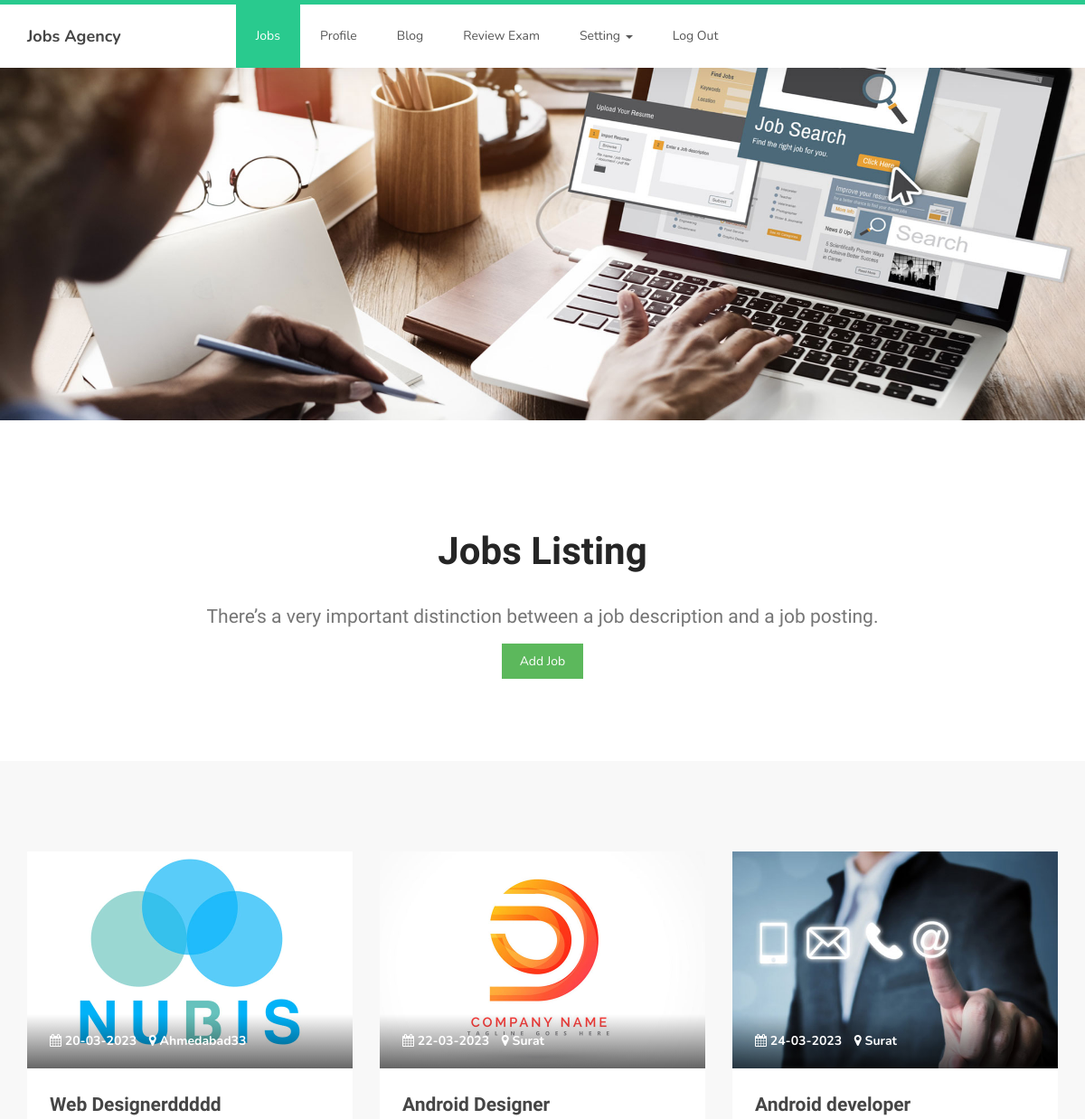
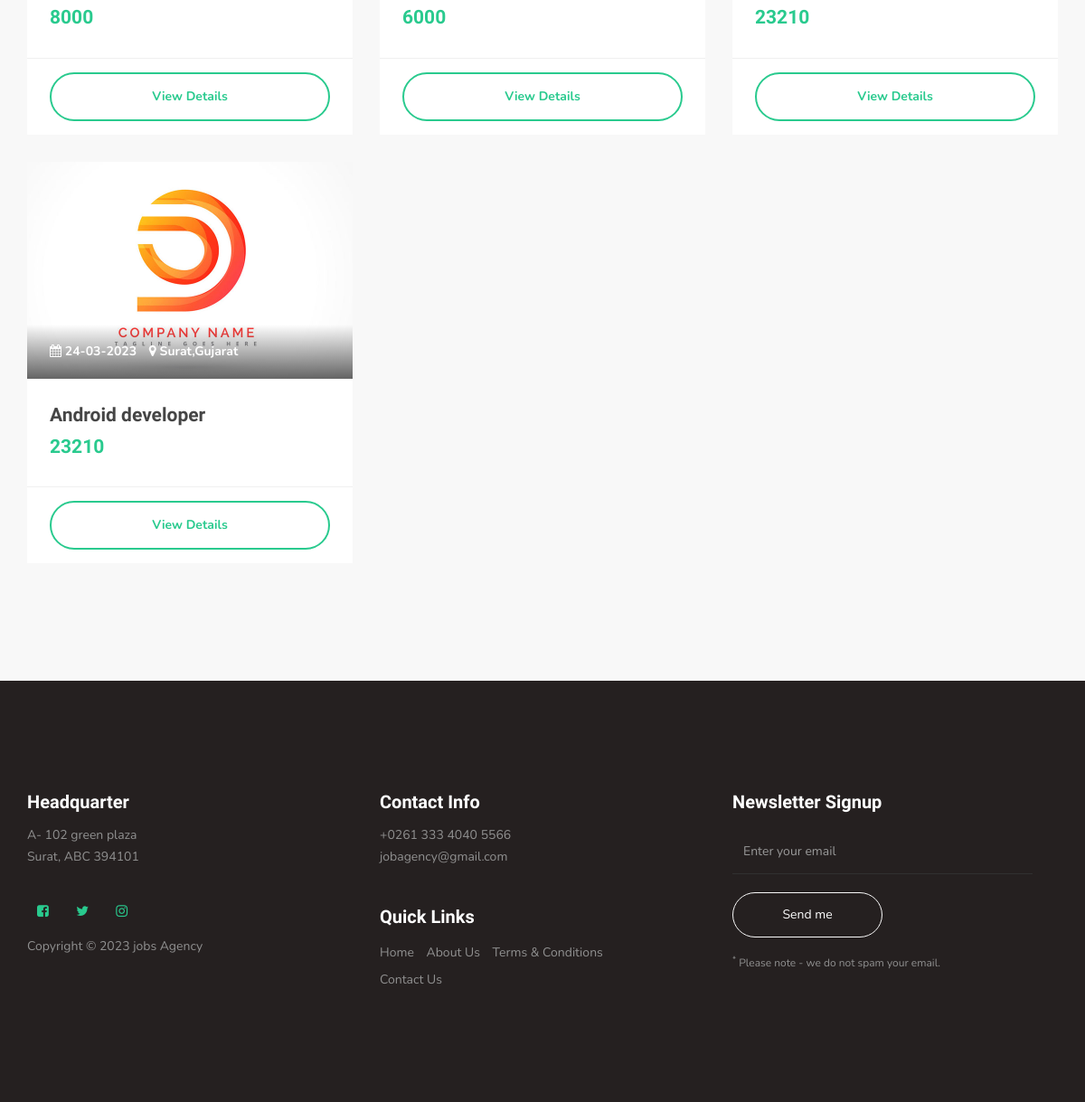
Page /employer/home.php (signed in) on the committed database (2 pictures, top to bottom).
### tables this page shows
CREATE TABLE `jobs` (
  `id` int(11) NOT NULL,
  `company_name` varchar(255) NOT NULL,
  `company_photo` varchar(255) NOT NULL,
  `position` varchar(255) NOT NULL,
  `location` varchar(255) NOT NULL,
  `job_post` varchar(255) NOT NULL,
  `skills` varchar(255) NOT NULL,
  `descriprition` text NOT NULL,
  `time` varchar(255) NOT NULL,
  `salary` varchar(255) NOT NULL,
  `employer_id` int(11) NOT NULL,
  `step` int(11) NOT NULL,
  `at_create` date NOT NULL
);

### employer/home.php (the view, shortened to what this page needs)
<?php
include 'config.php';
?>
<!DOCTYPE html>
<html lang="en">
<head>
     <link rel="stylesheet" href="./css/bootstrap.min.css">
     <link rel="stylesheet" href="./css/font-awesome.min.css">
     <link rel="stylesheet" href="./css/owl.carousel.css">
     <link rel="stylesheet" href="./css/owl.theme.default.min.css">
     <link rel="stylesheet" href="./css/style.css">
</head>
<body id="top" data-spy="scroll" data-target=".navbar-collapse" data-offset="50">
     <section class="navbar custom-navbar navbar-fixed-top" role="navigation">
          <div class="container">
               <div class="navbar-header">
                    <a href="#" class="navbar-brand">Jobs Agency</a>
               </div>
               <div class="collapse navbar-collapse">
                    <ul class="nav navbar-nav navbar-nav-first">
                         <li class="active"><a href="home.php">Jobs</a></li>
                         <li><a href="profile.php">Profile</a></li>
                         <li><a href="blog-posts.php">Blog</a></li>
                         <li><a href="review_exam.php">Review Exam</a></li>
                         <li class="dropdown">
                              <a href="#" class="dropdown-toggle" data-toggle="dropdown" role="button" aria-haspopup="true" aria-expanded="false">Setting <span class="caret"></span></a>
                         </li>
                         <li><a href="logout.php" >Log Out</a></li>
                    </ul>
               </div>
          </div>
     </section>
     <div>
          <img src="../images/slider-image-3-1920x700.jpg" alt="" height="395px" width="100%">
     </div>
     <section>
          <div class="container">
               <div class="text-center">
                    <h1>Jobs Listing</h1>
                    <br>
                    <p class="lead">There’s a very important distinction between a job description and a job posting.</p>
                    <a class="btn1 btn-success"  href="pricing.php" style=" padding: 1rem 2rem;">Add Job</a>
               </div>
          </div>
     </section>
     <section class="section-background">
          <div class="container">
               <div class="row">
                    <div class="col-lg-12 col-xs-12">
                         <div class="row">
                              <?php
								$str="select * from `jobs` where employer_id=".$_SESSION['employerid'];
								$result = mysqli_query($con,$str);
								while($r = mysqli_fetch_array($result)){
                                             $b = $r['company_photo'];
                                             $d = $r['location'];
                                             $e = $r['job_post'];
                                             $h = $r['salary'];
                                             $j = $r['at_create'];
?>
                              <div class="col-lg-4 col-md-4 col-sm-6">
                                   <div class="courses-thumb courses-thumb-secondary">
                                        <div class="courses-top">
                                             <div class="courses-image">
                                                  <img src="../<?php echo $b ?>" class="img-responsive" alt="">
                                             </div>
                                             <div class="courses-date">
                                                  <span title="Posted on"><i class="fa fa-calendar"></i> <?php echo date("d-m-Y",strtotime($j));?></span>
                                                  <span title="Location"><i class="fa fa-map-marker"></i> <?php echo $d?></span>
                                             </div>
                                        </div>
                                        <div class="courses-detail">
                                             <h3><?php echo $e?></h3>
                                             <p class="lead"><strong><?php echo $h?></strong></p>
                                        </div>
                                        <div class="courses-info">
                                             <form action="job-details.php" method="post">
                                                  <input type="submit" class="section-btn btn btn-primary btn-block" value="View Details" name="submitjb">
                                             </form>
                                        </div>
                                   </div>
                              </div>
<?php
							}
                              ?>
                         </div>
                    </div>
               </div>
          </div>
     </section>
     <footer id="footer">
          <div class="container">
               <div class="row">
                    <div class="col-md-4 col-sm-6">
                         <div class="footer-info">
                              <div class="section-title">
                                   <h2>Headquarter</h2>
                              </div>
                              <address>
                                   <p>A- 102 green plaza <br>Surat, ABC 394101</p>
                              </address>
                              <ul class="social-icon">
                                   <li><a href="https://www.facebook.com/yogi.suhagiya.5/" class="fa fa-facebook-square" attr="facebook icon" target="blank"></a></li>
                                   <li><a href="https://twitter.com/yogi_suhagiya21" class="fa fa-twitter"  target="blank"></a></li>
                                   <li><a href="https://www.instagram.com/___itsigoy___/" class="fa fa-instagram"  target="blank"></a></li>
                              </ul>
                              <div class="copyright-text">
                                   <p>Copyright &copy; 2023 jobs Agency</p>
                              </div>
                         </div>
                    </div>
                    <div class="col-md-4 col-sm-6">
                         <div class="footer-info">
                              <div class="section-title">
                                   <h2>Contact Info</h2>
                              </div>
                              <address>
                                   <p>+0261 333 4040 5566</p>
                                   <p><a href="mailto:contact@company.com">jobagency@gmail.com</a></p>
                              </address>
                              <div class="footer_menu">
                                   <h2>Quick Links</h2>
                                   <ul>
                                        <li><a href="index.html">Home</a></li>
                                        <li><a href="about-us.html">About Us</a></li>
                                        <li><a href="terms.html">Terms & Conditions</a></li>
                                        <li><a href="contact.html">Contact Us</a></li>
                                   </ul>
                              </div>
                         </div>
                    </div>
                    <div class="col-md-4 col-sm-12">
                         <div class="footer-info newsletter-form">
                              <div class="section-title">
                                   <h2>Newsletter Signup</h2>
                              </div>
                              <div>
                                   <div class="form-group">
                                        <form action="#" method="get">
                                             <input type="email" class="form-control" placeholder="Enter your email" name="email" id="email" required>
                                             <input type="submit" class="form-control" name="submit" id="form-submit" value="Send me">
                                        </form>
                                        <span><sup>*</sup> Please note - we do not spam your email.</span>
                                   </div>
                              </div>
                         </div>
                    </div>
               </div>
          </div>
     </footer>
</body>
</html>

### employer/css/style.css (style rules this page uses)
body { background: #ffffff; font-family: 'Nunito', sans-serif; overflow-x: hidden; padding-top: 70px; }
h1,h2,h3,h4,h5,h6 { font-family: 'Muli', sans-serif; font-weight: bold; line-height: inherit; }
h1 { color: #252525; font-size: 3em; line-height: normal; }
h2 { color: #353535; font-size: 2em; padding-bottom: 10px; }
h3 { font-size: 1.5em; }
h3, h3 a { color: #454545; }
p { color: #757575; font-size: 14px; font-weight: normal; line-height: 24px; }
html { -webkit-font-smoothing: antialiased; }
a { color: #252525; -webkit-transition: 0.5s; transition: 0.5s; text-decoration: none !important; }
a, input, button, .form-control { -webkit-transition: 0.5s; transition: 0.5s; }
.section-title { padding-bottom: 40px; }
.section-title h2 { margin: 0; }
section { position: relative; padding: 100px 0; }
.section-btn { background: transparent; border-radius: 50px; border: 1px solid #ffffff; color: #ffffff; font-size: inherit; font-weight: normal; padding: 15px 30px; transition: 0.5s; }
.custom-navbar { background: #ffffff; border-top: 5px solid #29ca8e; border-bottom: 0; -webkit-box-shadow: 0 1px 30px rgba(0, 0, 0, 0.1); -moz-box-shadow: 0 1px 30px rgba(0, 0, 0, 0.1); box-shadow: 0 1px 30px rgba(0, 0, 0, 0.1); padding: 12px 0; margin-bottom: 0; padding: 0; }
.custom-navbar .navbar-brand { color: #454545; font-size: 18px; font-weight: bold; line-height: 40px; }
.custom-navbar .navbar-nav.navbar-nav-first { margin-left: 8em; }
.custom-navbar .nav li a { line-height: 40px; color: #575757; padding-right: 22px; padding-left: 22px; }
.custom-navbar .nav li.active > a { background-color: #29ca8e; color: #ffffff; }
.courses-thumb { background: #f9f9f9; position: relative; }
.courses-thumb-secondary { margin-bottom: 30px; }
.courses-top { position: relative; }
.courses-image { background: linear-gradient(to right, #202020, #101010); }
.courses-date { background: linear-gradient(rgba(255, 0, 0, 0), rgba(0, 0, 0, 0.6)); width: 100%; position: absolute; bottom: 0; padding: 20px 25px; }
.courses-date span, .courses-author span { font-size: 14px; font-weight: bold; }
.courses-date span { color: #ffffff; display: inline-block; margin-right: 10px; }
.courses-detail { padding: 25px 25px 15px 25px; }
.courses-detail h3 { margin: 0 0 2px 0; }
.courses-info { border-top: 1px solid #f0f0f0; position: relative; clear: both; padding: 15px 25px; }
footer { background: #252020; padding: 120px 0; }
footer .section-title { padding-bottom: 10px; }
footer h2 { font-size: 20px; }
footer a, footer p { color: #909090; }
footer address p { margin-bottom: 0; }
footer .social-icon { margin-top: 25px; }
.footer-info { margin-right: 2em; }
.footer-info h2 { color: #ffffff; padding: 0; }
.footer_menu h2 { margin-top: 2em; }
.footer_menu ul { margin: 0; padding: 0; }
.footer_menu li { display: inline-block; list-style: none; margin: 5px 10px 5px 0; }
.newsletter-form .form-control { background: transparent; border-radius: 0; box-shadow: none; border: 0; border-bottom: 1px solid #303030; height: 50px; margin: 5px 0; }
.newsletter-form input[type="submit"] { background: transparent; border: 1px solid #f9f9f9; border-radius: 50px; color: #ffffff; display: block; margin-top: 20px; outline: none; width: 50%; }
.newsletter-form .form-group span { color: #909090; display: block; font-size: 12px; margin-top: 20px; }
.social-icon { position: relative; padding: 0; margin: 0; }
.social-icon li { display: inline-block; list-style: none; margin-bottom: 5px; }
.social-icon li a { border-radius: 100px; color: #29ca8e; font-size: 15px; width: 35px; height: 35px; line-height: 35px; text-decoration: none; text-align: center; transition: all 0.4s ease-in-out; position: relative; margin: 5px 5px 5px 0; }
.lead { font-family: "Muli"; font-weight: 300; line-height: 1.8; }
.section-btn.btn-primary { border-color: #29ca8e; color: #29ca8e; }
.courses-thumb .lead, .team-info .lead { margin-bottom: 10px; }
.courses-thumb .lead strong, .team-info .lead strong { color: #29ca8e; }
section, .section-background .item, .section-background .courses-thumb, .section-background .team-thumb, main > section:nth-child(even) .item, main > section:nth-child(even) .courses-thumb, main > section:nth-child(even) .team-thumb, main > section { background: #fff; }
section .item, section .courses-thumb, section .team-thumb, .section-background, main > section .item, main > section .courses-thumb, main > section .team-thumb, main > section:nth-child(even) { background: #f8f8f8; }

### rows in the picture
jobs: company_photo (picture), at_create "20-03-2023", location "Ahmedabad33", job_post "Web Designerddddd", salary "8000"
jobs: company_photo (picture), at_create "22-03-2023", location "Surat", job_post "Android Designer", salary "6000"
jobs: company_photo (picture), at_create "24-03-2023", location "Surat", job_post "Android developer", salary "23210"
jobs: company_photo (picture), at_create "24-03-2023", location "Surat,Gujarat", job_post "Android developer", salary "23210"
